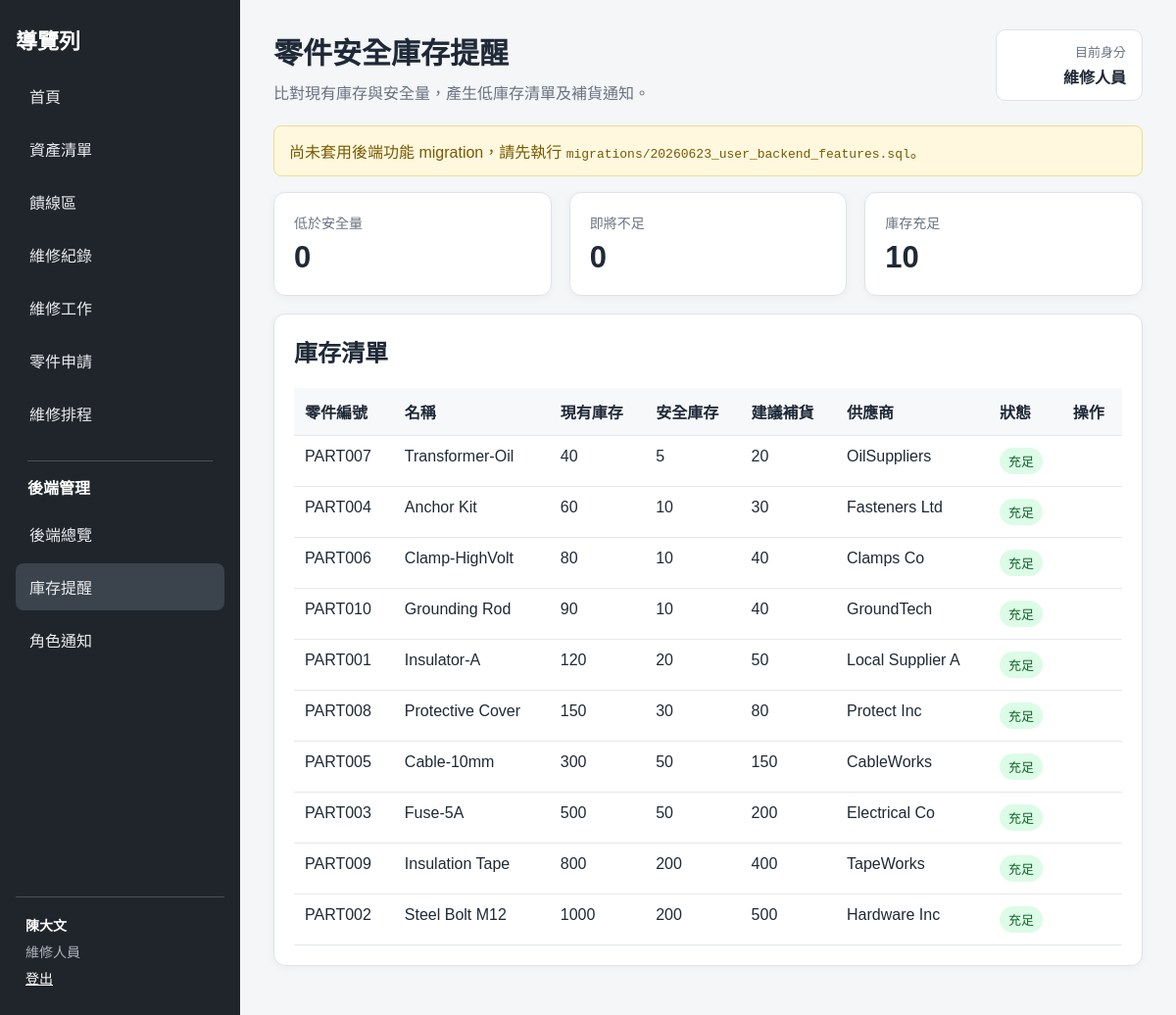
Page /src/public/backend-stock-alert.php (signed in) on the committed database.
### tables this page shows
CREATE TABLE IF NOT EXISTS `Partspecs` (
  `part_id` varchar(50) PRIMARY KEY NOT NULL comment '零件ID',
  `part_name` varchar(50) comment '零件名稱',
  `stock` int comment '庫存',
  `safe_stock` int comment '安全庫存',
  `reorder_qty` int comment '建議補貨量',
  `last_check_time` datetime comment '最後盤點時間',
  `unit_cost` decimal(10,2) comment '單價',
  `provider` varchar(50) NOT NULL comment '供應商'
);

### src/public/backend-common.php (called while the page is built, shortened)
<?php
function backend_e(mixed $value): string
{
    return htmlspecialchars((string) $value, ENT_QUOTES, 'UTF-8');
}

### src/public/backend-stock-alert.php (the view, shortened to what this page needs)
<?php
require_once __DIR__ . '/backend-common.php';
require_once __DIR__ . '/backend-layout.php';
$pdo = backend_db();
$parts = $pdo->query('SELECT * FROM Partspecs ORDER BY (COALESCE(stock,0)-COALESCE(safe_stock,0)) ASC, part_id')->fetchAll();
$stats = ['low' => 0, 'near' => 0, 'ok' => 0];
foreach ($parts as &$part) {
    $stock = (int)($part['stock'] ?? 0);
    $safe = (int)($part['safe_stock'] ?? 0);
    $reorder = max(1, (int)($part['reorder_qty'] ?? 1));
    if ($stock < $safe) {
        $part['level'] = 'low';
        $stats['low']++;
    } elseif ($stock <= $safe + $reorder) {
        $part['level'] = 'near';
        $stats['near']++;
    } else {
        $stats['ok']++;
    }
}
?>
<div class="grid grid-3">
    <article class="card"><div class="metric-label">低於安全量</div><div class="metric"><?= $stats['low'] ?></div></article>
    <article class="card"><div class="metric-label">即將不足</div><div class="metric"><?= $stats['near'] ?></div></article>
    <article class="card"><div class="metric-label">庫存充足</div><div class="metric"><?= $stats['ok'] ?></div></article>
</div>
<article class="card" style="margin-top:18px">
    <h2>庫存清單</h2>
    <div class="table-wrap">
        <table>
            <thead><tr><th>零件編號</th><th>名稱</th><th>現有庫存</th><th>安全庫存</th><th>建議補貨</th><th>供應商</th><th>狀態</th><th>操作</th></tr></thead>
            <tbody>
            <?php foreach ($parts as $part): ?>
                <?php
                $badge = $part['level'] === 'low' ? 'badge-danger' : ($part['level'] === 'near' ? 'badge-warning' : 'badge-success');
                $label = $part['level'] === 'low' ? '低庫存' : ($part['level'] === 'near' ? '即將不足' : '充足');
                ?>
                <tr>
                    <td><?= backend_e($part['part_id']) ?></td>
                    <td><?= backend_e($part['part_name']) ?></td>
                    <td><?= (int)$part['stock'] ?></td>
                    <td><?= (int)$part['safe_stock'] ?></td>
                    <td><?= (int)$part['reorder_qty'] ?></td>
                    <td><?= backend_e($part['provider']) ?></td>
                    <td><span class="badge <?= $badge ?>"><?= $label ?></span></td>
                    <td>
                    </td>
                </tr>
            <?php endforeach; ?>
            </tbody>
        </table>
    </div>
</article>

### src/public/backend-admin.css (style rules this page uses)
:root { font-family: "Microsoft JhengHei", "Noto Sans TC", Arial, sans-serif; color: #1f2937; background: #f4f6f8; }
* { box-sizing: border-box; }
body { margin: 0; background: #f4f6f8; }
.grid { display: grid; gap: 18px; }
.grid-3 { grid-template-columns: repeat(3, minmax(0, 1fr)); }
.card { background: #fff; border: 1px solid #dfe3e7; border-radius: 12px; padding: 20px; box-shadow: 0 2px 8px rgba(0,0,0,.04); }
.card h2, .card h3 { margin-top: 0; }
.metric { font-size: 31px; font-weight: 700; margin-top: 8px; }
.metric-label { color: #6b7280; font-size: 14px; }
.table-wrap { overflow-x: auto; }
table { width: 100%; border-collapse: collapse; background: #fff; }
th, td { padding: 12px 11px; text-align: left; border-bottom: 1px solid #e5e7eb; vertical-align: top; }
th { background: #f7f8fa; white-space: nowrap; }
.badge { display: inline-block; border-radius: 999px; padding: 4px 9px; font-size: 13px; white-space: nowrap; }
.badge-success { color: #116329; background: #dcfce7; }

### rows in the picture
partspecs: part_id "PART007", part_name "Transformer-Oil", stock "40", safe_stock "5", reorder_qty "20", provider "OilSuppliers", label "充足"
partspecs: part_id "PART004", part_name "Anchor Kit", stock "60", safe_stock "10", reorder_qty "30", provider "Fasteners Ltd", label "充足"
partspecs: part_id "PART006", part_name "Clamp-HighVolt", stock "80", safe_stock "10", reorder_qty "40", provider "Clamps Co", label "充足"
partspecs: part_id "PART010", part_name "Grounding Rod", stock "90", safe_stock "10", reorder_qty "40", provider "GroundTech", label "充足"
partspecs: part_id "PART001", part_name "Insulator-A", stock "120", safe_stock "20", reorder_qty "50", provider "Local Supplier A", label "充足"
partspecs: part_id "PART008", part_name "Protective Cover", stock "150", safe_stock "30", reorder_qty "80", provider "Protect Inc", label "充足"
partspecs: part_id "PART005", part_name "Cable-10mm", stock "300", safe_stock "50", reorder_qty "150", provider "CableWorks", label "充足"
partspecs: part_id "PART003", part_name "Fuse-5A", stock "500", safe_stock "50", reorder_qty "200", provider "Electrical Co", label "充足"
partspecs: part_id "PART009", part_name "Insulation Tape", stock "800", safe_stock "200", reorder_qty "400", provider "TapeWorks", label "充足"
partspecs: part_id "PART002", part_name "Steel Bolt M12", stock "1000", safe_stock "200", reorder_qty "500", provider "Hardware Inc", label "充足"

### other values in the picture
backend_e($item['label']) "首頁"
backend_e($item['label']) "資產清單"
backend_e($item['label']) "饋線區"
backend_e($item['label']) "維修紀錄"
backend_e($item['label']) "維修工作"
backend_e($item['label']) "零件申請"
backend_e($item['label']) "維修排程"
backend_e($item['label']) "後端總覽"
backend_e($item['label']) "庫存提醒"
backend_e($item['label']) "角色通知"
backend_e($user['name']) "陳大文"
backend_e(backend_role_label($user['role'])) "維修人員"
backend_e($title) "零件安全庫存提醒"
backend_e($description) "比對現有庫存與安全量，產生低庫存清單及補貨通知。"
$stats['low'] "0"
